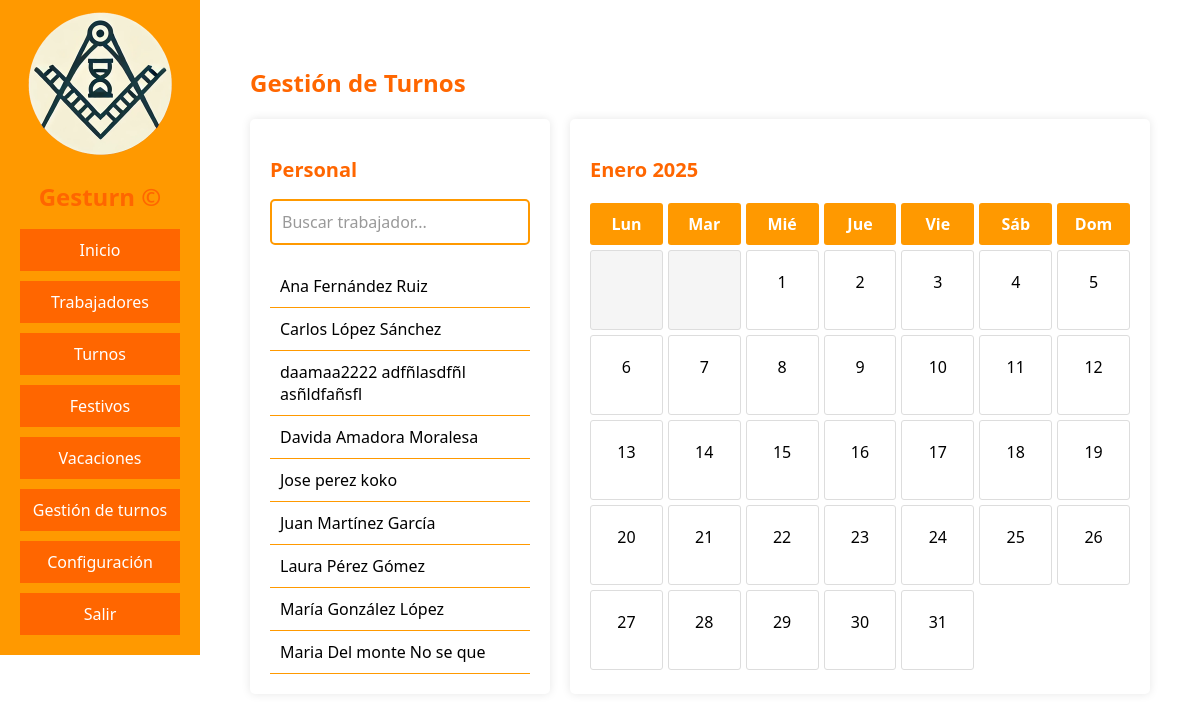
The page /gestion.php (signed in) on the database its author committed.
### tables this page shows
CREATE TABLE `personas` (
  `id` int(11) NOT NULL,
  `nombre` varchar(50) NOT NULL,
  `apellido1` varchar(50) NOT NULL,
  `apellido2` varchar(50) NOT NULL,
  `email` varchar(100) NOT NULL,
  `telefono` int(11) NOT NULL,
  `foto` varchar(50) DEFAULT NULL,
  `fContrato` date NOT NULL,
  `fFinContrato` date NOT NULL,
  `dni` varchar(9) NOT NULL,
  `direccion` varchar(250) NOT NULL,
  `fNacimiento` date NOT NULL,
  `horas_semanales` int(11) NOT NULL DEFAULT 40,
  `acepta_horas_extra` tinyint(1) NOT NULL DEFAULT 0,
  `trabaja_festivos` tinyint(1) NOT NULL DEFAULT 0,
  `jornada_tipo` enum('completa','parcial') NOT NULL DEFAULT 'completa'
);

### controllers/gestion.php (called while the page is built, shortened)
<?php
require_once('models/gestion.php');
$trabajadores = obtener_trabajadores();
$mes_actual = date('n');
$anio_actual = date('Y');
$primer_dia = date('N', strtotime("$anio_actual-$mes_actual-01"));
$dias_mes = cal_days_in_month(CAL_GREGORIAN, $mes_actual, $anio_actual);
require_once('views/gestion.php');
?>

### gestion.php (called while the page is built, shortened)
<?php
require_once("includes/funciones.php");
require_once('controllers/gestion.php');
?>

### models/gestion.php (called while the page is built, shortened)
<?php
$host = 'localhost';
$dbname = 'gesturn';
$user = 'root';
$pass = '';
function conectar() {
    global $host, $user, $pass, $dbname;
    return new mysqli($host, $user, $pass, $dbname);
}
function obtener_trabajadores() {
    $conexion = conectar();
    $sql = "SELECT id, nombre, apellido1, apellido2 FROM personas ORDER BY nombre";
    $resultado = $conexion->query($sql);
    $trabajadores = [];
    while ($fila = $resultado->fetch_assoc()) {
        $trabajadores[] = $fila;
    }
    return $trabajadores;
}
function obtener_nombre_mes($mes) {
    $nombres = [
        1 => 'Enero', 2 => 'Febrero', 3 => 'Marzo', 4 => 'Abril',
        5 => 'Mayo', 6 => 'Junio', 7 => 'Julio', 8 => 'Agosto',
        9 => 'Septiembre', 10 => 'Octubre', 11 => 'Noviembre', 12 => 'Diciembre'
    ];
    return $nombres[$mes];
}
?>

### views/gestion.php (the view, shortened to what this page needs)
<!DOCTYPE html>
<html lang="es">
<head>
    <link rel="stylesheet" href="css/estilos.css">
</head>
<body>
    <div id="web">
        <header>
            <img src="images/logo-gesturn.png" alt="Gesturn - Gestión de turnos de empresa">
            <h1>Gesturn &copy;</h1>
        </header>
        <main>
            <h1>Gestión de Turnos</h1>
            <div class="contenedor-gestion">
                <div class="lista-personal">
                    <h2>Personal</h2>
                    <div class="buscador">
                        <input type="text" id="buscador" placeholder="Buscar trabajador..." class="buscador-input">
                    </div>
                    <div class="lista-trabajadores-simple">
                        <?php foreach ($trabajadores as $trabajador): ?>
                            <div class="trabajador-item" data-nombre="<?php echo strtolower($trabajador['nombre'] . ' ' . $trabajador['apellido1'] . ' ' . $trabajador['apellido2']); ?>">
                                <?php echo $trabajador['nombre'] . ' ' . $trabajador['apellido1'] . ' ' . $trabajador['apellido2']; ?>
                            </div>
                        <?php endforeach; ?>
                    </div>
                </div>
                <div class="calendario">
                    <h2><?php echo obtener_nombre_mes($mes_actual) . ' ' . $anio_actual; ?></h2>
                    <div class="calendario-grid">
                        <div class="dia-semana">Lun</div>
                        <div class="dia-semana">Mar</div>
                        <div class="dia-semana">Mié</div>
                        <div class="dia-semana">Jue</div>
                        <div class="dia-semana">Vie</div>
                        <div class="dia-semana">Sáb</div>
                        <div class="dia-semana">Dom</div>
                        <?php
                        for ($i = 1; $i < $primer_dia; $i++) {
                            echo '<div class="dia vacio"></div>';
                        }
                        for ($dia = 1; $dia <= $dias_mes; $dia++) {
                            echo '<div class="dia">' . $dia . '</div>';
                        }
                        ?>
                    </div>
                </div>
            </div>
        </main>
    </div>
</body>
</html>

### css/estilos.css (style rules this page uses)
* { color: black; font-family: 'Segoe UI', Tahoma, Geneva, Verdana, sans-serif; box-sizing: border-box; }
body { margin: 0; padding: 0; }
h1, h2, h3, a { color: #ff6600; }
h1 { font-size: 24px; }
h2 { font-size: 20px; }
#contenedor, #web { width: 100%; height: 100%; margin: 0; padding: 0; display: flex; justify-content: center; }
#web { align-items: start; }
header { text-align: center; background-color: #ff9900; color: #fff; padding: 10px; flex: 2; }
header img { width: 150px; }
main { flex: 10; padding: 50px; }
input { border: 1px solid #ff9900; }
.buscador { margin-bottom: 20px; }
.buscador-input { width: 100%; padding: 10px; border: 2px solid #ff9900; border-radius: 5px; font-size: 16px; transition: border-color 0.3s ease; }
.buscador-input::placeholder { color: #999; }
.contenedor-gestion { display: flex; gap: 20px; margin: 20px 0; }
.lista-personal { flex: 1; background-color: #fff; padding: 20px; border-radius: 5px; box-shadow: 0 0 10px rgba(0,0,0,0.1); min-width: 300px; max-width: 400px; }
.calendario { flex: 3; background-color: #fff; padding: 20px; border-radius: 5px; box-shadow: 0 0 10px rgba(0,0,0,0.1); }
.lista-trabajadores-simple { margin-top: 20px; }
.trabajador-item { padding: 10px; border-bottom: 1px solid #ff9900; cursor: pointer; }
.calendario-grid { display: grid; grid-template-columns: repeat(7, 1fr); gap: 5px; margin-top: 20px; }
.dia-semana { text-align: center; font-weight: bold; padding: 10px; background-color: #ff9900; color: white; border-radius: 3px; }
.dia { text-align: center; padding: 20px 10px; border: 1px solid #ddd; border-radius: 3px; min-height: 80px; }
.dia.vacio { background-color: #f5f5f5; }
.buscador-input { width: 100%; padding: 10px; border: 2px solid #ff9900; border-radius: 5px; font-size: 16px; }

### rows shown on the page
personas: nombre "Ana", apellido1 "Fernández", apellido2 "Ruiz"
personas: nombre "Carlos", apellido1 "López", apellido2 "Sánchez"
personas: nombre "daamaa2222", apellido1 "adfñlasdfñl", apellido2 "asñldfañsfl"
personas: nombre "Davida", apellido1 "Amadora", apellido2 "Moralesa"
personas: nombre "Jose", apellido1 "perez", apellido2 "koko"
personas: nombre "Juan", apellido1 "Martínez", apellido2 "García"
personas: nombre "Laura", apellido1 "Pérez", apellido2 "Gómez"
personas: nombre "María", apellido1 "González", apellido2 "López"
personas: nombre "Maria", apellido1 "Del monte", apellido2 "No se que"

### other values the page prints
obtener_nombre_mes($mes_actual) "Enero"
$anio_actual "2025"
